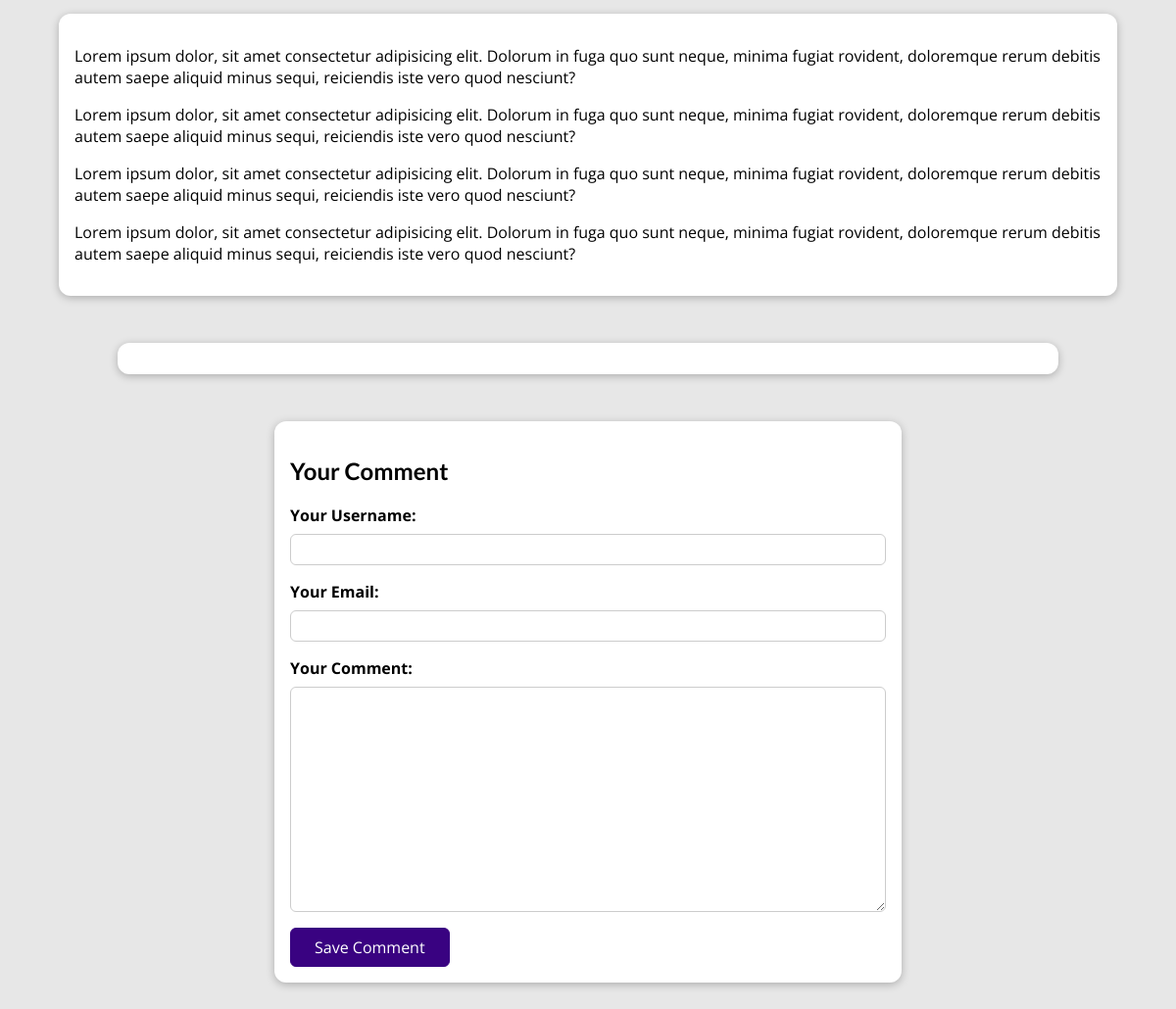
The page /posts/visiting-the-maldives (lower part) on the database as committed earlier.
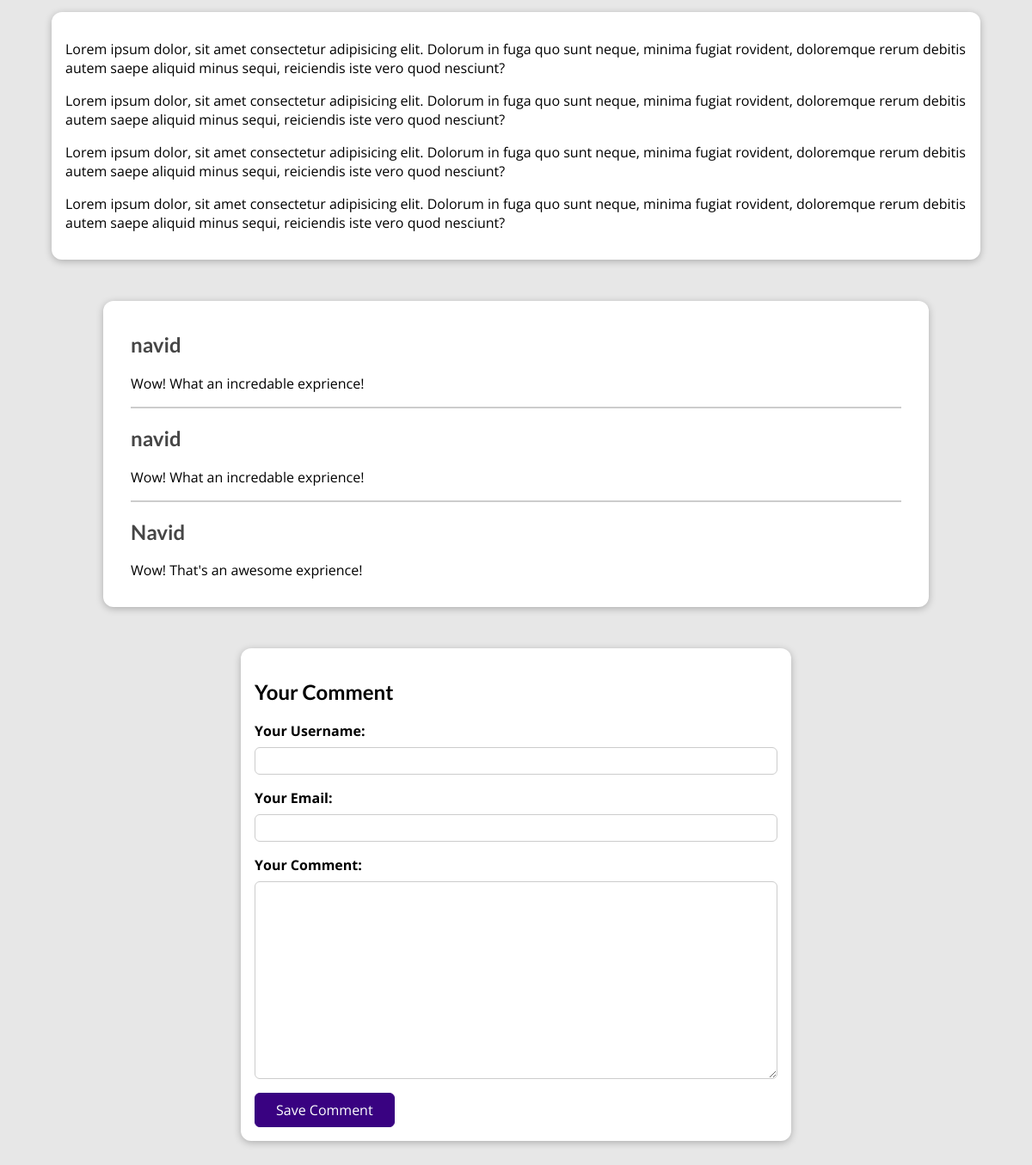
The same page on the database as committed later.
### blog/models.py (models this page shows)
class Comment(models.Model):
    username = models.CharField(max_length=120)
    user_email = models.EmailField()
    text = models.TextField(max_length=400)
    post = models.ForeignKey(
        Post, on_delete=models.CASCADE, related_name="comments")

### blog/views.py (the view, shortened to what this page needs)
# urls.py: path("posts/<slug:slug>", views.PostDetailView.as_view(),
class PostDetailView(View):
    def is_stored_post(self, request, post_id):
        stored_post = request.session.get("stored_posts")
        if stored_post is not None:
            is_saved_for_later = post_id in stored_post
        else:
            is_saved_for_later = False
        return is_saved_for_later
    def get(self, request, slug):
        post = Post.objects.get(slug=slug)
        context = {
            "post": post,
            "post_tags": post.tag.all(),
            "comment_form": CommentForm(),
            "comments": post.comments.all().order_by("-id"),
            "is_saved_for_later": self.is_stored_post(request, post.id)
        }
        return render(request, "blog/post-detail.html", context)

### blog/forms.py
class CommentForm(forms.ModelForm):
    class Meta:
        model = Comment
        exclude = ["post"]
        labels = {
            "username" : "Your Username",
            "user_email": "Your Email",
            "text": "Your Comment"
        }

### blog/models.py (called while the page is built)
    def full_name(self):
        return f"{self.first_name} {self.last_name}"

    def __str__(self):
        return self.full_name()

### blog/templates/blog/post-detail.html (shortened to what this page needs)
{% extends "base.html" %}
{% load static %}
{% block css_files %}
    <link rel="stylesheet" href="{% static "blog/post-detail.css" %}" />
{% endblock %}
{% block content%}
    <main>
        {{ post.content|linebreaks }}
    </main>
    <section id="comments">
        <ul>
            {% for comment in comments %}
                <li>
                    <h2>{{ comment.username }}</h2>
                    <p>{{ comment.text }}</p>
                </li>
            {% endfor %}
        </ul>
    </section>
    <section id="comment-form">
        <h2>Your Comment</h2>
        <form action="{% url "specific-post" post.slug %}" method="POST">
            {% for form_field in comment_form %}
                <div class="form-control {% if form_field.errors %} invalid {% endif %}">
                    {{ form_field.label_tag }}
                    {{ form_field }}
                </div>
            {% endfor %}
            <button>Save Comment</button>
        </form>
    </section>
{% endblock %}

Rows that differ between the two databases and show on the page:
added Comment: username "navid", text "Wow! What an incredable exprience!"
added Comment: username "navid", text "Wow! What an incredable exprience!"
added Comment: username "Navid", text "Wow! That's an awesome exprience!"
